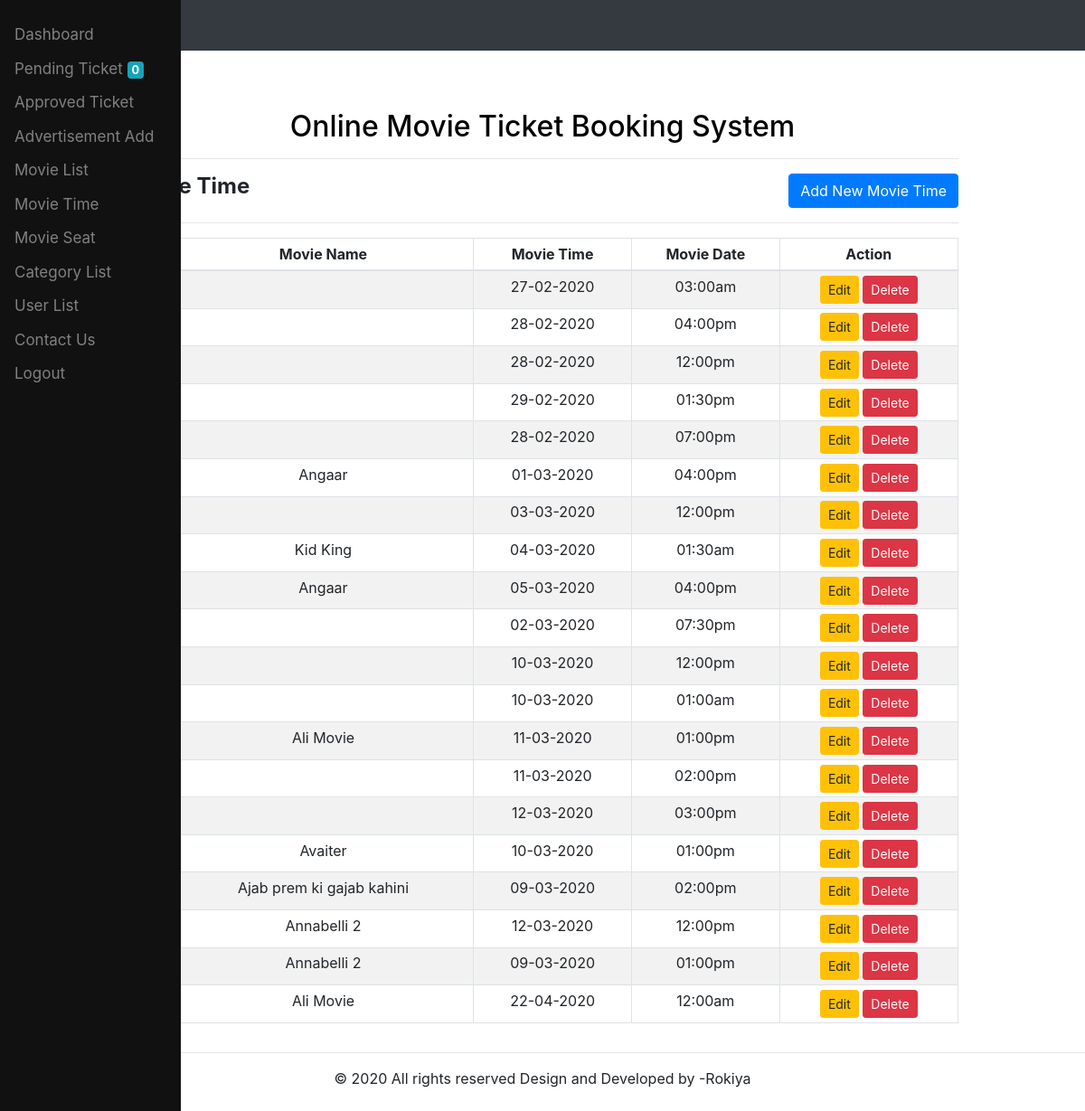
Page /admin/movie_time.php (signed in) on the committed database.
### tables this page shows
CREATE TABLE `tb_time` (
  `ti_id` int(10) NOT NULL,
  `movieid` int(10) NOT NULL,
  `ti_date` varchar(100) NOT NULL,
  `ti_time` varchar(255) NOT NULL
);

CREATE TABLE `tb_movie` (
  `category_id` int(255) NOT NULL,
  `m_id` int(11) NOT NULL,
  `m_name` varchar(255) NOT NULL,
  `m_details` mediumtext NOT NULL,
  `m_price` float(11,2) NOT NULL,
  `m_photo` varchar(255) DEFAULT NULL,
  `m_status` int(11) NOT NULL,
  `m_cast` varchar(255) NOT NULL,
  `m_director` varchar(255) NOT NULL,
  `m_tailor` varchar(255) NOT NULL,
  `m_duration` varchar(255) NOT NULL
);

### admin/movie_time.php (the view, shortened to what this page needs)
<!DOCTYPE html>
<html>
<head>
    <link rel="stylesheet" href="../css/adminpanel_custom_css.css">
    <link rel="stylesheet" href="../css/bootstrap.css">
</head>
<body>
  <div class="sidenav">
    <?php require_once('admin_menu.php'); ?>
  </div>
  <nav class="navbar navbar-expand-lg navbar-dark bg-dark">
    <div class="collapse navbar-collapse" id="navbarTogglerDemo01">
      <a class="navbar-brand" href="#">Hidden brand</a>
      <ul class="navbar-nav mr-auto mt-2 mt-lg-0">
        <li class="nav-item active">
          <a class="nav-link" href="#"> <span class="sr-only">(current)</span></a>
        </li>
        <li class="nav-item">
          <a class="nav-link" href="#"> </a>
        </li>
      </ul>
    </div>
  </nav>
    <div class="container">
      <div class="row">
        <div class="col-md-1"></div>
        <div class="col-md-10">
          <h2 style="color:black; margin-top: 65px; text-align: center;">Online Movie Ticket Booking System</h2>
          <hr>
          <div class="row">
            <div class="col-md-6">
              <h4><b>Movie Time</b></h4>
            </div>
            <div class="col-md-6"  style="text-align: right " >
               <a href="add_movie_time.php"class="btn btn-primary">Add New Movie Time</a>
            </div>
          </div>
          <hr>
         <table id="users" class="table table-striped table-bordered table-hover table-sm">
          <thead>
            <tr>
              <th style="text-align: center;"> #</th>
              <th style="text-align: center;"> Movie Name</th>
              <th style="text-align: center;"> Movie Time</th>
              <th style="text-align: center;"> Movie Date</th>
              <th style="text-align: center;"> Action </th>
            </tr>
          </thead>
          <tbody>
            <?php
            $i =1;
            $result = "SELECT tb_time.*, tb_movie.m_name FROM tb_time left join tb_movie on tb_movie.m_id=tb_time.movieid";
            if ($result=mysqli_query($db,$result))
            {
            while ($row=mysqli_fetch_assoc($result))
            { ?>
            <tr>
              <td style="text-align: center;"><?php echo $i++; ?></td>
              <td style="text-align: center;"><?php echo $row['m_name'];?> </td>
              <td style="text-align: center;"><?php echo date('d-m-Y', strtotime($row['ti_date'])); ?></td>
              <td style="text-align: center;"><?php echo date('h:ia', strtotime($row['ti_time'])); ?></td>
              <td style="line-height: 10px; text-align: center;">
                <button class="btn  btn-sm btn-warning" data-toggle="modal" data-target="#editmodal_<?php echo $row['ti_id'];?>"> Edit
                </button>
                <button type="button" class="btn  btn-sm btn-danger" data-toggle="modal" data-target="#deletemodal_<?php echo $row['ti_id'];?>"> Delete
                </button>
              </td>
            </tr>
              <?php } }?>
            </tbody>
          </table>
        </div>
        <div class="col-md-1"></div>
      </div>
    </div>
    <?php require_once('admin_footer.php'); ?>
    </body>
  </html>

### css/adminpanel_custom_css.css (style rules this page uses)
body { font-family: "Lato", sans-serif; }
.sidenav { height: 100%; width: 200px; position: fixed; z-index: 1; top: 0; left: 0; background-color: #111; overflow-x: hidden; padding-top: 20px; }

### rows in the picture
tb_time: ti_date "27-02-2020", ti_time "03:00am"
tb_time: ti_date "28-02-2020", ti_time "04:00pm"
tb_time: ti_date "28-02-2020", ti_time "12:00pm"
tb_time: ti_date "29-02-2020", ti_time "01:30pm"
tb_time: ti_date "28-02-2020", ti_time "07:00pm"
tb_time: movieid.m_name "Angaar", ti_date "01-03-2020", ti_time "04:00pm"
tb_time: ti_date "03-03-2020", ti_time "12:00pm"
tb_time: movieid.m_name "Kid King", ti_date "04-03-2020", ti_time "01:30am"
tb_time: movieid.m_name "Angaar", ti_date "05-03-2020", ti_time "04:00pm"
tb_time: ti_date "02-03-2020", ti_time "07:30pm"
tb_time: ti_date "10-03-2020", ti_time "12:00pm"
tb_time: ti_date "10-03-2020", ti_time "01:00am"
tb_time: movieid.m_name "Ali Movie", ti_date "11-03-2020", ti_time "01:00pm"
tb_time: ti_date "11-03-2020", ti_time "02:00pm"
tb_time: ti_date "12-03-2020", ti_time "03:00pm"
tb_time: movieid.m_name "Avaiter", ti_date "10-03-2020", ti_time "01:00pm"
tb_time: movieid.m_name "Ajab prem ki gajab kahini", ti_date "09-03-2020", ti_time "02:00pm"
tb_time: movieid.m_name "Annabelli 2", ti_date "12-03-2020", ti_time "12:00pm"
tb_time: movieid.m_name "Annabelli 2", ti_date "09-03-2020", ti_time "01:00pm"
tb_time: movieid.m_name "Ali Movie", ti_date "22-04-2020", ti_time "12:00am"

### other values in the picture
$pending_list "0"
